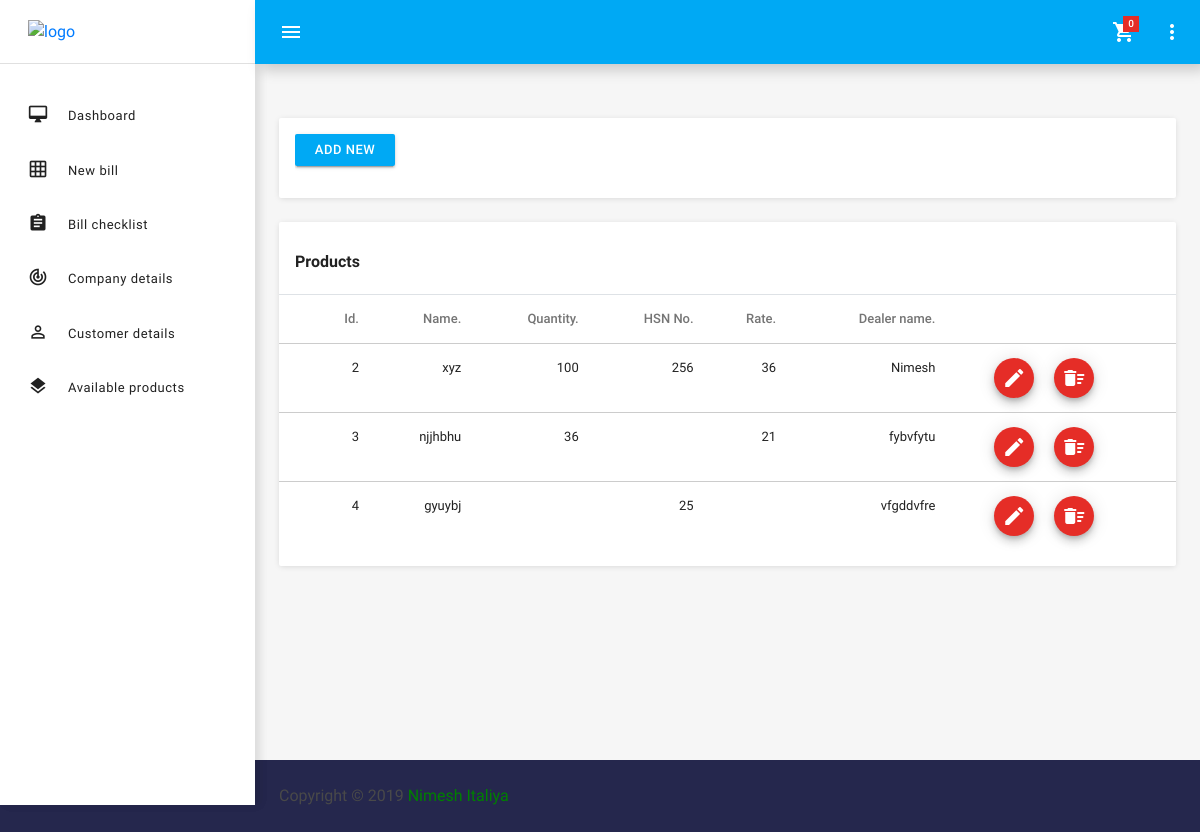
Screenshot of /pages/forms/product-forms.php (signed in) with the database file from the repository.
### tables this page shows
CREATE TABLE IF NOT EXISTS `products` (
  `product_id` int(10) NOT NULL,
  `product_name` varchar(30) NOT NULL,
  `available_quantity` varchar(10) DEFAULT '0',
  `hsn_no` int(10) DEFAULT NULL,
  `rate` varchar(10) NOT NULL,
  `dealer_name` varchar(30) NOT NULL,
  `username` varchar(30) NOT NULL,
  PRIMARY KEY (`username`,`product_id`)
);

### pages/forms/product-forms.php (the view, shortened to what this page needs)
<!DOCTYPE html>
<html lang="en">
<head>
  <link href="../../css/bootstrap.min.css" rel="stylesheet" id="bootstrap-css">
  <link rel="stylesheet" href="../../css/login_form.css">
  <link rel="stylesheet" href="../../node_modules/mdi/css/materialdesignicons.min.css">
  <link rel="stylesheet" href="../../css/style.css">
</head>
<body>
  <div class="body-wrapper">
	  <aside class="mdc-persistent-drawer mdc-persistent-drawer--open">
  	  	<nav class="mdc-persistent-drawer__drawer">
  	  		<div class="mdc-persistent-drawer__toolbar-spacer">
  	  			<a href="../../dashboard.php" style="text-decoration: none;" class="brand-logo">
  	  				<img src="../../images/logo.png" alt="logo">
  	  			</a>
  	  		</div>
  	  		<div class="mdc-list-group">
  	  			<nav class="mdc-list mdc-drawer-menu" style="max-height: none; padding-bottom: 153%;">
  	  				<div class="mdc-list-item mdc-drawer-item">
  	  					<a class="mdc-drawer-link" href="../../dashboard.php">
  	  						<i class="material-icons mdc-list-item__start-detail mdc-drawer-item-icon" aria-hidden="true">desktop_mac</i>
  	  						Dashboard
  	  					</a>
  	  				</div>
  	  				<div class="mdc-list-item mdc-drawer-item">
  	  					<a class="mdc-drawer-link" href="product-list.php">
  	  						<i class="material-icons mdc-list-item__start-detail mdc-drawer-item-icon" aria-hidden="true">grid_on</i>
  	  						New bill
  	  					</a>
  	  				</div>
  	  				<div class="mdc-list-item mdc-drawer-item">
  	  					<a class="mdc-drawer-link" href="bill-checklist.php">
  	  						<i class="material-icons mdc-list-item__start-detail mdc-drawer-item-icon" aria-hidden="true">assignment</i>
  	  						Bill checklist
  	  					</a>
  	  				</div>
  	  				<div class="mdc-list-item mdc-drawer-item">
  	  					<a class="mdc-drawer-link" href="basic-forms.php">
  	  						<i class="material-icons mdc-list-item__start-detail mdc-drawer-item-icon" aria-hidden="true">track_changes</i>
  	  						Company details
  	  					</a>
  	  				</div>
  	  				<div class="mdc-list-item mdc-drawer-item">
  	  					<a class="mdc-drawer-link" href="customer-forms.php">
  	  						<i class="material-icons mdc-list-item__start-detail mdc-drawer-item-icon" aria-hidden="true">person_outline</i>
  	  						Customer details
  	  					</a>
  	  				</div>
  	  				<div class="mdc-list-item mdc-drawer-item">
  	  					<a class="mdc-drawer-link" href="product-forms.php">
  	  						<i class="material-icons mdc-list-item__start-detail mdc-drawer-item-icon" aria-hidden="true">layers</i>
  	  						Available products
  	  					</a>
  	  				</div>
  	  			</nav>
  	  		</div>
  	  	</nav>
  	</aside>
   	<header class="mdc-toolbar mdc-elevation--z4 mdc-toolbar--fixed">
  	  	<div class="mdc-toolbar__row">
  	  		<section class="mdc-toolbar__section mdc-toolbar__section--align-start">
  	  			<a href="#" class="menu-toggler material-icons mdc-toolbar__menu-icon">menu</a>
  	  		</section>
  	  		<section class="mdc-toolbar__section mdc-toolbar__section--align-end" role="toolbar">
  	  			<div class="mdc-menu-anchor">
  					<a href="selected-product-list.php" style="text-decoration: none;" class="mdc-toolbar__icon toggle mdc-ripple-surface" data-mdc-auto-init="MDCRipple">
  		              <i class="material-icons">shopping_cart</i>
  		                <span class="dropdown-count" id="span_quantity">
  		                <?php
  		                include ("../../DBconfig.php");
  		                $user_name = $_SESSION["user_name"];
  		                $sql = "SELECT COUNT(id) count FROM bill_data WHERE username = '$user_name';";
  		                $result = mysqli_query($conn, $sql);
  		                if (mysqli_num_rows($result) > 0) {
  		                    $row = mysqli_fetch_assoc($result);
  		                    echo $row["count"];
  		                }else {
  		                    echo "0";
  		                }
  		                ?>
  		                </span>
  		            </a>
  	  			</div>
  	  			<div class="mdc-menu-anchor mr-1">
  	  				<a href="#" class="mdc-toolbar__icon toggle mdc-ripple-surface" style="text-decoration: none;" data-toggle="dropdown" toggle-dropdown="logout-menu" data-mdc-auto-init="MDCRipple">
  	  					<i class="material-icons">more_vert</i>
  	  				</a>
  	  			</div>
  	  		</section>
  	  	</div>
  	</header>
    <div class="page-wrapper mdc-toolbar-fixed-adjust">
      <main class="content-wrapper">
        <div class="mdc-layout-grid">
					<div class="mdc-layout-grid__inner">
                        <div class="mdc-layout-grid__cell stretch-card mdc-layout-grid__cell--span-12">
                          <div class="mdc-card">
                              <section class="mdc-card__supporting-text">
                                  <div class="mdc-layout-grid__inner">
                                      <div class="mdc-layout-grid__cell mdc-layout-grid__cell--span-2-desktop">
                                          <div id="demo-tf-box-wrapper">
                                                <a href="mod-product.php" style = "text-decoration:none; color:black;">
                                                <div class="mdc-list-item mdc-drawer-item purchase-link">
                                                    <input type="submit" style="width: 100px;" value="add new" class="mdc-button mdc-button--raised mdc-button--dense mdc-drawer-link" data-mdc-auto-init="MDCRipple">
                                                </div>
                                                </a>
                                          </div>
                                      </div>
                                  </div>
                              </section>
                          </div>
                         </div>
            <div class="mdc-layout-grid__cell stretch-card mdc-layout-grid__cell--span-12">
							<div class="mdc-card">
								<section class="mdc-card__primary">
									<h1 class="mdc-card__title mdc-card__title--large">Products</h1>
								</section>
                <div class="template-demo">
                  <table class="table table-hoverable">
                    <thead>
                      <tr>
                        <th>Id.</th>
                        <th>Name.</th>
						<th>Quantity.</th>
                        <th>HSN No.</th>
						<th>Rate.</th>
                        <th>Dealer name.</th>
                        <th></th>
                        <th></th>
                      </tr>
                    </thead>
                    <tbody>
                        <?php
                        if(isset($_SESSION["user_name"])) {
                            include ("../../DBconfig.php");
                            $user_name = $_SESSION["user_name"];
                            $sql = "SELECT * FROM products where username = '$user_name';";
                            $result = mysqli_query($conn, $sql);
                            if (mysqli_num_rows($result) > 0)
                                while($row = mysqli_fetch_assoc($result)){
                                    echo "<tr>" .
                                        " <td>$row[product_id]</td>" .
                                        " <td>$row[product_name]</td>" .
                                        " <td>$row[available_quantity]</td>" .
										" <td>$row[hsn_no]</td>" .
										" <td>$row[rate]</td>" .
                                        " <td>$row[dealer_name]</td>"?>
                                        <td style="text-align: right;">
                                            <a href="mod-product.php?product_id=<?php echo $row['product_id']?>">
                                            <button class="mdc-fab mdc-fab--mini material-icons">
                                                    <i class="material-icons">create</i>
                                                </button>
                                                </a>
                                        </td>
                                        <td style="text-align: left;">
                                            <a href="../../DBOperation.php?Message=<?php echo $_SESSION["user_name"];?>&product_id=<?php echo $row['product_id']?>&log7=1">
                                            <button class="mdc-fab mdc-fab--mini material-icons" data-mdc-auto-init="MDCRipple">
                                                <i class="material-icons">delete_sweep</i>
                                            </button>
                                            </a>
                                        </td>
                                        <?php
                                        echo "</tr>";
                                    }
                        }
                        ?>
                    </tbody>
                  </table>
                </div>
			</div>
			</div>
			</div>
		</div>
      </main>
    <?php include("../../partials/_footer.php"); ?>
    </div>
    </div>
</body>
</html>

### css/login_form.css (style rules this page uses)
body { background-color: #25274d; }

### rows the page displays
products: product "2", product_name "xyz", available_quantity "100", hsn_no "256", rate "36", dealer_name "Nimesh"
products: product "3", product_name "njjhbhu", available_quantity "36", rate "21", dealer_name "fybvfytu"
products: product "4", product_name "gyuybj", hsn_no "25", dealer_name "vfgddvfre"

### other values shown
$row["count"] "0"
